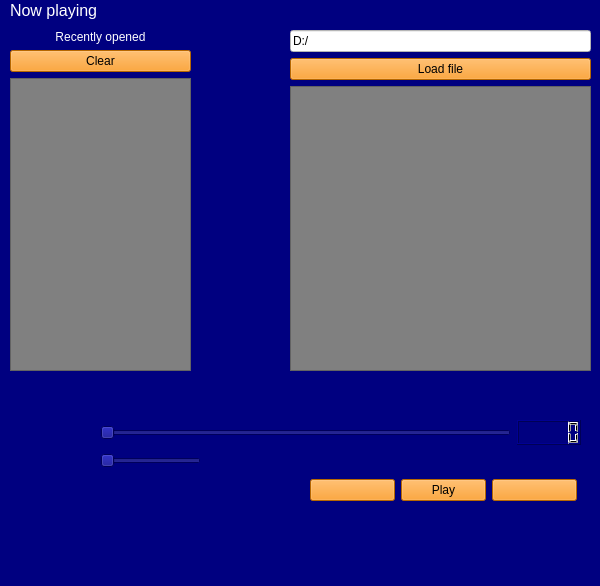
<?xml version="1.0" encoding="UTF-8"?>
<ui version="4.0">
 <class>MainWindow</class>
 <widget class="QMainWindow" name="MainWindow">
  <property name="geometry">
   <rect>
    <x>0</x>
    <y>0</y>
    <width>600</width>
    <height>586</height>
   </rect>
  </property>
  <property name="windowTitle">
   <string>MainWindow</string>
  </property>
  <property name="styleSheet">
   <string notr="true">background-color: rgb(0, 0, 128);</string>
  </property>
  <widget class="QWidget" name="centralwidget">
   <widget class="QWidget" name="horizontalLayoutWidget">
    <property name="geometry">
     <rect>
      <x>310</x>
      <y>450</y>
      <width>267</width>
      <height>80</height>
     </rect>
    </property>
    <layout class="QHBoxLayout" name="horizontalLayout">
     <item>
      <widget class="QPushButton" name="moveLeftBtn">
       <property name="styleSheet">
        <string notr="true">background-color: rgb(255, 144, 0)</string>
       </property>
       <property name="text">
        <string/>
       </property>
      </widget>
     </item>
     <item>
      <widget class="QPushButton" name="playBtn">
       <property name="styleSheet">
        <string notr="true">background-color: rgb(255, 144, 0)</string>
       </property>
       <property name="text">
        <string>Play</string>
       </property>
      </widget>
     </item>
     <item>
      <widget class="QPushButton" name="moveRightBtn">
       <property name="styleSheet">
        <string notr="true">background-color: rgb(255, 144, 0)</string>
       </property>
       <property name="text">
        <string/>
       </property>
      </widget>
     </item>
    </layout>
   </widget>
   <widget class="QWidget" name="layoutWidget">
    <property name="geometry">
     <rect>
      <x>10</x>
      <y>30</y>
      <width>181</width>
      <height>341</height>
     </rect>
    </property>
    <layout class="QVBoxLayout" name="verticalLayout">
     <item>
      <widget class="QLabel" name="recentLabel">
       <property name="text">
        <string>&lt;html&gt;&lt;head/&gt;&lt;body&gt;&lt;p align=&quot;center&quot;&gt;&lt;span style=&quot; color:#ffffff;&quot;&gt;Recently opened&lt;/span&gt;&lt;/p&gt;&lt;/body&gt;&lt;/html&gt;</string>
       </property>
      </widget>
     </item>
     <item>
      <widget class="QPushButton" name="clearrecentBtn">
       <property name="styleSheet">
        <string notr="true">background-color: rgb(255, 144, 0)</string>
       </property>
       <property name="text">
        <string>Clear</string>
       </property>
      </widget>
     </item>
     <item>
      <widget class="QListWidget" name="recentList">
       <property name="styleSheet">
        <string notr="true">background-color: rgb(128, 128, 128);</string>
       </property>
      </widget>
     </item>
    </layout>
   </widget>
   <widget class="QWidget" name="layoutWidget">
    <property name="geometry">
     <rect>
      <x>290</x>
      <y>30</y>
      <width>301</width>
      <height>341</height>
     </rect>
    </property>
    <layout class="QVBoxLayout" name="verticalLayout_2">
     <item>
      <widget class="QLineEdit" name="searchstrLineEdit">
       <property name="styleSheet">
        <string notr="true">background-color: white
</string>
       </property>
       <property name="text">
        <string>D:/</string>
       </property>
      </widget>
     </item>
     <item>
      <widget class="QPushButton" name="loadBtn">
       <property name="styleSheet">
        <string notr="true">background-color: rgb(255, 144, 0)</string>
       </property>
       <property name="text">
        <string>Load file</string>
       </property>
      </widget>
     </item>
     <item>
      <widget class="QListWidget" name="dirList">
       <property name="styleSheet">
        <string notr="true">background-color: rgb(128, 128, 128);
text-color: rgb(128, 0, 0);</string>
       </property>
      </widget>
     </item>
    </layout>
   </widget>
   <widget class="QWidget" name="layoutWidget">
    <property name="geometry">
     <rect>
      <x>100</x>
      <y>420</y>
      <width>481</width>
      <height>25</height>
     </rect>
    </property>
    <layout class="QHBoxLayout" name="horizontalLayout_2">
     <item>
      <widget class="QSlider" name="musicTimeBar">
       <property name="orientation">
        <enum>Qt::Horizontal</enum>
       </property>
      </widget>
     </item>
     <item>
      <widget class="QLCDNumber" name="durationNum"/>
     </item>
    </layout>
   </widget>
   <widget class="QWidget" name="layoutWidget">
    <property name="geometry">
     <rect>
      <x>10</x>
      <y>0</y>
      <width>571</width>
      <height>27</height>
     </rect>
    </property>
    <layout class="QHBoxLayout" name="horizontalLayout_3">
     <item>
      <widget class="QLabel" name="label_txt1">
       <property name="minimumSize">
        <size>
         <width>100</width>
         <height>25</height>
        </size>
       </property>
       <property name="maximumSize">
        <size>
         <width>100</width>
         <height>25</height>
        </size>
       </property>
       <property name="baseSize">
        <size>
         <width>0</width>
         <height>29</height>
        </size>
       </property>
       <property name="text">
        <string>&lt;html&gt;&lt;head/&gt;&lt;body&gt;&lt;p&gt;&lt;span style=&quot; font-size:12pt; color:#ffffff;&quot;&gt;Now playing&lt;/span&gt;&lt;span style=&quot; font-size:12pt;&quot;&gt;&lt;br/&gt;&lt;/span&gt;&lt;/p&gt;&lt;/body&gt;&lt;/html&gt;</string>
       </property>
      </widget>
     </item>
     <item>
      <widget class="QLabel" name="label_playing_music">
       <property name="minimumSize">
        <size>
         <width>0</width>
         <height>25</height>
        </size>
       </property>
       <property name="maximumSize">
        <size>
         <width>999</width>
         <height>25</height>
        </size>
       </property>
       <property name="baseSize">
        <size>
         <width>0</width>
         <height>29</height>
        </size>
       </property>
       <property name="styleSheet">
        <string notr="true">color: white</string>
       </property>
       <property name="text">
        <string>&lt;html&gt;&lt;head/&gt;&lt;body&gt;&lt;p&gt;&lt;span style=&quot; color:#ffffff;&quot;&gt;&lt;br/&gt;&lt;/span&gt;&lt;/p&gt;&lt;/body&gt;&lt;/html&gt;</string>
       </property>
      </widget>
     </item>
    </layout>
   </widget>
   <widget class="QSlider" name="horizontalSlider">
    <property name="geometry">
     <rect>
      <x>100</x>
      <y>450</y>
      <width>101</width>
      <height>22</height>
     </rect>
    </property>
    <property name="orientation">
     <enum>Qt::Horizontal</enum>
    </property>
   </widget>
  </widget>
  <widget class="QMenuBar" name="menubar">
   <property name="geometry">
    <rect>
     <x>0</x>
     <y>0</y>
     <width>600</width>
     <height>22</height>
    </rect>
   </property>
  </widget>
  <widget class="QStatusBar" name="statusbar"/>
 </widget>
 <resources/>
 <connections/>
</ui>
